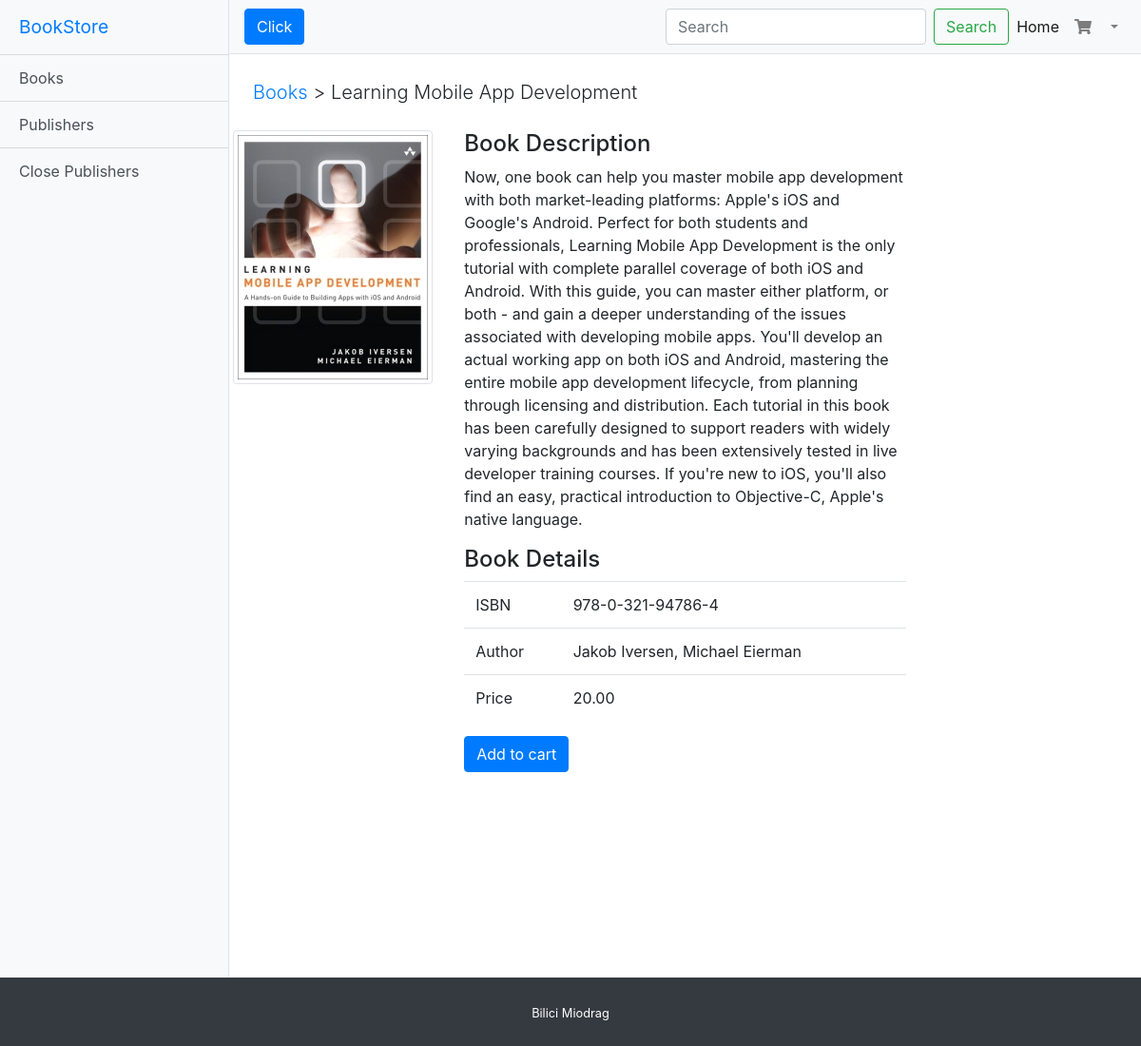
Page /details.php?book_isbn=978-0-321-94786-4 on the committed database.
### tables this page shows
CREATE TABLE IF NOT EXISTS `books` (
  `id` int(10) UNSIGNED NOT NULL AUTO_INCREMENT,
  `book_isbn` varchar(300) NOT NULL,
  `book_title` varchar(300) NOT NULL,
  `book_author` varchar(300) NOT NULL,
  `book_image` varchar(300) DEFAULT NULL,
  `book_descr` text,
  `book_price` decimal(6,2) NOT NULL,
  `quantity` int(10) NOT NULL,
  `publisher_id` int(10) UNSIGNED NOT NULL,
  PRIMARY KEY (`id`),
  UNIQUE KEY `book_isbn` (`book_isbn`),
  KEY `publisher_id` (`publisher_id`)
);

### details.php (the view, shortened to what this page needs)
<?php
require_once "layout/layout1.php";
$book_isbn = $_GET['book_isbn'];
$query = "SELECT * FROM books WHERE book_isbn = '$book_isbn'";
if ($result = $db->query($query)) {
    $row = $result->fetch_assoc();
}
?>
<p class="lead" style="margin: 25px 25px"><a href="index.php">Books</a> > <?php echo $row['book_title']; ?></p>
      <div class="row">
        <div class="col-md-3 text-center">
          <img class="img-responsive img-thumbnail" src="./resources/img/<?php echo $row['book_image']; ?>">
        </div>
        <div class="col-md-6">
          <h4>Book Description</h4>
          <p><?php echo $row['book_descr']; ?></p>
          <h4>Book Details</h4>
          <table class="table">
          	<?php foreach($row as $key => $value){
             if($key == "book_descr" || $key == "book_image" || $key == "publisher_id" || $key == "book_title" || $key == "id" ||$key == "quantity"){
                continue;
              }
              switch($key){
                case "book_isbn":
                  $key = "ISBN";
                  break;
                case "book_author":
                  $key = "Author";
                  break;
                case "book_price":
                  $key = "Price";
                  break;
              }
            ?>
            <tr>
              <td><?php echo $key; ?></td>
              <td><?php echo $value; ?></td>
            </tr>
            <?php
              }
            ?>
          </table>
          <form method="post" action="cart.php">
            <input type="submit" value="Add to cart" name="cart" class="btn btn-primary">
          </form>
       	</div>
      </div>
<?php
  require "./layout/layout2.php";
?>

### layout/sidebar.css (style rules this page uses)
html, body { height: 100%; display: flex; flex-direction: column; }

### rows in the picture
books: book_title "Learning Mobile App Development", book_image (picture), book_descr "Now, one book can help you master mobile app development with both market-leading platforms: Apple's iOS and Google's Android. Perfect for both students and professionals, Learning Mobile App Development is the only tutorial with complete parallel coverage of both iOS and Android. With this guide, you can master either platform, or both - and gain a deeper understanding of the issues associated with developing mobile apps. You'll develop an actual working app on both iOS and Android, mastering the entire mobile app development lifecycle, from planning through licensing and distribution. Each tutorial in this book has been carefully designed to support readers with widely varying backgrounds…", book_isbn "978-0-321-94786-4", book_author "Jakob Iversen, Michael Eierman", book_price "20.00"

### other values in the picture
$key "ISBN"
$key "Author"
$key "Price"
